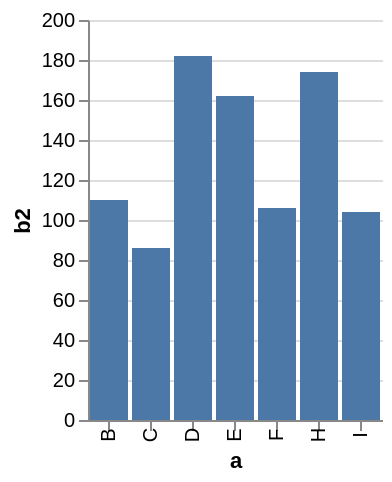

Write the Vega-Lite specification saved for this chart.
### Vega specification from a JSON file in a GitHub repository (floating-point values rounded to 4 significant figures)
{"$schema": "http://vega.github.io/schema/vega/v3.0.json", "description": "A simple bar chart with embedded data that uses a filter and calculate.", "autosize": "pad", "padding": 5, "encode": {"update": {"fill": {"value": "transparent"}}}, "data": [{"name": "source_0", "values": [{"a": "A", "b": 28}, {"a": "B", "b": 55}, {"a": "C", "b": 43}, {"a": "G", "b": 19}, {"a": "H", "b": 87}, {"a": "I", "b": 52}, {"a": "D", "b": 91}, {"a": "E", "b": 81}, {"a": "F", "b": 53}], "format": {"type": "json"}, "transform": [{"type": "formula", "expr": "2*datum.b", "as": "b2"}, {"type": "filter", "expr": "datum.b2 > 60"}, {"type": "filter", "expr": "datum[\"b2\"] !== null && !isNaN(datum[\"b2\"])"}]}], "signals": [{"name": "width", "update": "bandspace(domain('x').length, 0.1, 0.05) * 21"}, {"name": "height", "update": "200"}], "marks": [{"name": "marks", "type": "rect", "role": "bar", "from": {"data": "source_0"}, "encode": {"update": {"x": {"scale": "x", "field": "a"}, "width": {"scale": "x", "band": true}, "y": {"scale": "y", "field": "b2"}, "y2": {"scale": "y", "value": 0}, "fill": {"value": "#4c78a8"}}}}], "scales": [{"name": "x", "type": "band", "domain": {"data": "source_0", "field": "a", "sort": true}, "range": {"step": 21}, "round": true, "paddingInner": 0.1, "paddingOuter": 0.05}, {"name": "y", "type": "linear", "domain": {"data": "source_0", "field": "b2"}, "range": [200, 0], "round": true, "nice": true, "zero": true}], "axes": [{"scale": "x", "orient": "bottom", "tickCount": 5, "title": "a", "zindex": 1, "encode": {"labels": {"update": {"angle": {"value": 270}, "baseline": {"value": "middle"}}}}}, {"scale": "y", "format": "s", "orient": "left", "title": "b2", "zindex": 1}, {"scale": "y", "domain": false, "format": "s", "grid": true, "labels": false, "orient": "left", "ticks": false, "zindex": 0, "gridScale": "x"}]}
